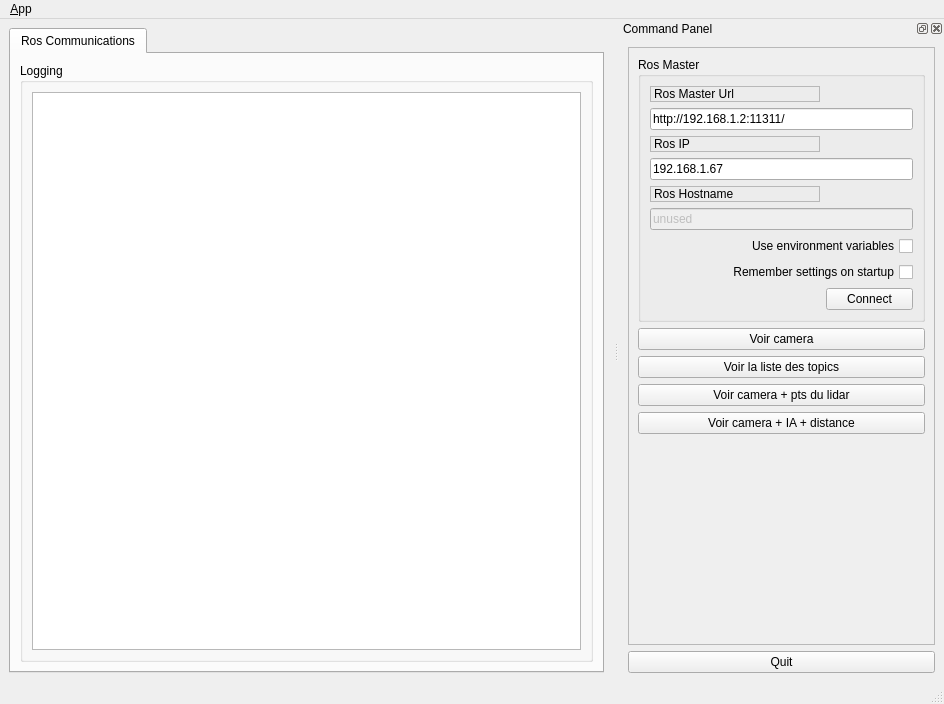
<?xml version="1.0" encoding="UTF-8"?>
<ui version="4.0">
 <class>MainWindowDesign</class>
 <widget class="QMainWindow" name="MainWindowDesign">
  <property name="geometry">
   <rect>
    <x>0</x>
    <y>0</y>
    <width>944</width>
    <height>704</height>
   </rect>
  </property>
  <property name="windowTitle">
   <string>QRosApp</string>
  </property>
  <property name="windowIcon">
   <iconset>
    <normaloff>:/images/icon.png</normaloff>:/images/icon.png</iconset>
  </property>
  <property name="locale">
   <locale language="English" country="Australia"/>
  </property>
  <widget class="QWidget" name="centralwidget">
   <layout class="QHBoxLayout">
    <item>
     <widget class="QTabWidget" name="tab_manager">
      <property name="minimumSize">
       <size>
        <width>100</width>
        <height>0</height>
       </size>
      </property>
      <property name="locale">
       <locale language="English" country="Australia"/>
      </property>
      <property name="currentIndex">
       <number>0</number>
      </property>
      <widget class="QWidget" name="tab_status">
       <attribute name="title">
        <string>Ros Communications</string>
       </attribute>
       <layout class="QVBoxLayout" name="verticalLayout_2">
        <item>
         <widget class="QGroupBox" name="groupBox_12">
          <property name="sizePolicy">
           <sizepolicy hsizetype="MinimumExpanding" vsizetype="Preferred">
            <horstretch>0</horstretch>
            <verstretch>0</verstretch>
           </sizepolicy>
          </property>
          <property name="title">
           <string>Logging</string>
          </property>
          <layout class="QGridLayout" name="gridLayout_3">
           <item row="0" column="0">
            <widget class="QListView" name="view_logging"/>
           </item>
          </layout>
         </widget>
        </item>
       </layout>
      </widget>
     </widget>
    </item>
   </layout>
  </widget>
  <widget class="QMenuBar" name="menubar">
   <property name="geometry">
    <rect>
     <x>0</x>
     <y>0</y>
     <width>944</width>
     <height>22</height>
    </rect>
   </property>
   <widget class="QMenu" name="menu_File">
    <property name="title">
     <string>&amp;App</string>
    </property>
    <addaction name="action_Preferences"/>
    <addaction name="separator"/>
    <addaction name="actionAbout"/>
    <addaction name="actionAbout_Qt"/>
    <addaction name="separator"/>
    <addaction name="action_Quit"/>
   </widget>
   <addaction name="menu_File"/>
  </widget>
  <widget class="QStatusBar" name="statusbar"/>
  <widget class="QDockWidget" name="dock_status">
   <property name="sizePolicy">
    <sizepolicy hsizetype="Minimum" vsizetype="Preferred">
     <horstretch>0</horstretch>
     <verstretch>0</verstretch>
    </sizepolicy>
   </property>
   <property name="minimumSize">
    <size>
     <width>325</width>
     <height>513</height>
    </size>
   </property>
   <property name="allowedAreas">
    <set>Qt::RightDockWidgetArea</set>
   </property>
   <property name="windowTitle">
    <string>Command Panel</string>
   </property>
   <attribute name="dockWidgetArea">
    <number>2</number>
   </attribute>
   <widget class="QWidget" name="dockWidgetContents_2">
    <layout class="QVBoxLayout" name="verticalLayout">
     <item>
      <widget class="QFrame" name="frame">
       <property name="sizePolicy">
        <sizepolicy hsizetype="Minimum" vsizetype="Preferred">
         <horstretch>0</horstretch>
         <verstretch>0</verstretch>
        </sizepolicy>
       </property>
       <property name="frameShape">
        <enum>QFrame::StyledPanel</enum>
       </property>
       <property name="frameShadow">
        <enum>QFrame::Raised</enum>
       </property>
       <layout class="QVBoxLayout" name="verticalLayout_3">
        <item>
         <widget class="QGroupBox" name="groupBox">
          <property name="title">
           <string>Ros Master</string>
          </property>
          <layout class="QGridLayout" name="gridLayout">
           <item row="0" column="0">
            <widget class="QLabel" name="label">
             <property name="frameShape">
              <enum>QFrame::StyledPanel</enum>
             </property>
             <property name="frameShadow">
              <enum>QFrame::Raised</enum>
             </property>
             <property name="text">
              <string>Ros Master Url</string>
             </property>
            </widget>
           </item>
           <item row="1" column="0" colspan="2">
            <widget class="QLineEdit" name="line_edit_master">
             <property name="text">
              <string>http://192.168.1.2:11311/</string>
             </property>
            </widget>
           </item>
           <item row="2" column="0">
            <widget class="QLabel" name="label_2">
             <property name="frameShape">
              <enum>QFrame::StyledPanel</enum>
             </property>
             <property name="frameShadow">
              <enum>QFrame::Raised</enum>
             </property>
             <property name="text">
              <string>Ros IP</string>
             </property>
            </widget>
           </item>
           <item row="3" column="0" colspan="2">
            <widget class="QLineEdit" name="line_edit_host">
             <property name="text">
              <string>192.168.1.67</string>
             </property>
            </widget>
           </item>
           <item row="4" column="0">
            <widget class="QLabel" name="label_3">
             <property name="frameShape">
              <enum>QFrame::StyledPanel</enum>
             </property>
             <property name="frameShadow">
              <enum>QFrame::Raised</enum>
             </property>
             <property name="text">
              <string>Ros Hostname</string>
             </property>
            </widget>
           </item>
           <item row="5" column="0" colspan="2">
            <widget class="QLineEdit" name="line_edit_topic">
             <property name="enabled">
              <bool>false</bool>
             </property>
             <property name="text">
              <string>unused</string>
             </property>
            </widget>
           </item>
           <item row="6" column="0" colspan="2">
            <widget class="QCheckBox" name="checkbox_use_environment">
             <property name="layoutDirection">
              <enum>Qt::RightToLeft</enum>
             </property>
             <property name="text">
              <string>Use environment variables</string>
             </property>
            </widget>
           </item>
           <item row="7" column="0" colspan="2">
            <widget class="QCheckBox" name="checkbox_remember_settings">
             <property name="layoutDirection">
              <enum>Qt::RightToLeft</enum>
             </property>
             <property name="text">
              <string>Remember settings on startup</string>
             </property>
            </widget>
           </item>
           <item row="8" column="0">
            <spacer name="horizontalSpacer">
             <property name="orientation">
              <enum>Qt::Horizontal</enum>
             </property>
             <property name="sizeHint" stdset="0">
              <size>
               <width>170</width>
               <height>21</height>
              </size>
             </property>
            </spacer>
           </item>
           <item row="8" column="1">
            <widget class="QPushButton" name="button_connect">
             <property name="enabled">
              <bool>true</bool>
             </property>
             <property name="sizePolicy">
              <sizepolicy hsizetype="MinimumExpanding" vsizetype="Fixed">
               <horstretch>0</horstretch>
               <verstretch>0</verstretch>
              </sizepolicy>
             </property>
             <property name="toolTip">
              <string>Set the target to the current joint trajectory state.</string>
             </property>
             <property name="statusTip">
              <string>Clear all waypoints and set the target to the current joint trajectory state.</string>
             </property>
             <property name="text">
              <string>Connect</string>
             </property>
            </widget>
           </item>
          </layout>
         </widget>
        </item>
        <item>
         <widget class="QPushButton" name="button_image">
          <property name="text">
           <string>Voir camera</string>
          </property>
         </widget>
        </item>
        <item>
         <widget class="QPushButton" name="button_list">
          <property name="text">
           <string>Voir la liste des topics</string>
          </property>
         </widget>
        </item>
        <item>
         <widget class="QPushButton" name="button_cam_with_pts">
          <property name="text">
           <string>Voir camera + pts du lidar</string>
          </property>
         </widget>
        </item>
        <item>
         <widget class="QPushButton" name="button_cam_with_IA">
          <property name="text">
           <string>Voir camera + IA + distance</string>
          </property>
         </widget>
        </item>
        <item>
         <spacer name="verticalSpacer_3">
          <property name="orientation">
           <enum>Qt::Vertical</enum>
          </property>
          <property name="sizeHint" stdset="0">
           <size>
            <width>20</width>
            <height>233</height>
           </size>
          </property>
         </spacer>
        </item>
       </layout>
      </widget>
     </item>
     <item>
      <widget class="QPushButton" name="quit_button">
       <property name="sizePolicy">
        <sizepolicy hsizetype="MinimumExpanding" vsizetype="Fixed">
         <horstretch>0</horstretch>
         <verstretch>0</verstretch>
        </sizepolicy>
       </property>
       <property name="text">
        <string>Quit</string>
       </property>
      </widget>
     </item>
    </layout>
   </widget>
  </widget>
  <action name="action_Quit">
   <property name="text">
    <string>&amp;Quit</string>
   </property>
   <property name="shortcut">
    <string>Ctrl+Q</string>
   </property>
   <property name="shortcutContext">
    <enum>Qt::ApplicationShortcut</enum>
   </property>
  </action>
  <action name="action_Preferences">
   <property name="text">
    <string>&amp;Preferences</string>
   </property>
  </action>
  <action name="actionAbout">
   <property name="text">
    <string>&amp;About</string>
   </property>
  </action>
  <action name="actionAbout_Qt">
   <property name="text">
    <string>About &amp;Qt</string>
   </property>
  </action>
 </widget>
 <resources/>
 <connections>
  <connection>
   <sender>action_Quit</sender>
   <signal>triggered()</signal>
   <receiver>MainWindowDesign</receiver>
   <slot>close()</slot>
   <hints>
    <hint type="sourcelabel">
     <x>-1</x>
     <y>-1</y>
    </hint>
    <hint type="destinationlabel">
     <x>399</x>
     <y>299</y>
    </hint>
   </hints>
  </connection>
  <connection>
   <sender>quit_button</sender>
   <signal>clicked()</signal>
   <receiver>MainWindowDesign</receiver>
   <slot>close()</slot>
   <hints>
    <hint type="sourcelabel">
     <x>859</x>
     <y>552</y>
    </hint>
    <hint type="destinationlabel">
     <x>469</x>
     <y>299</y>
    </hint>
   </hints>
  </connection>
 </connections>
</ui>
